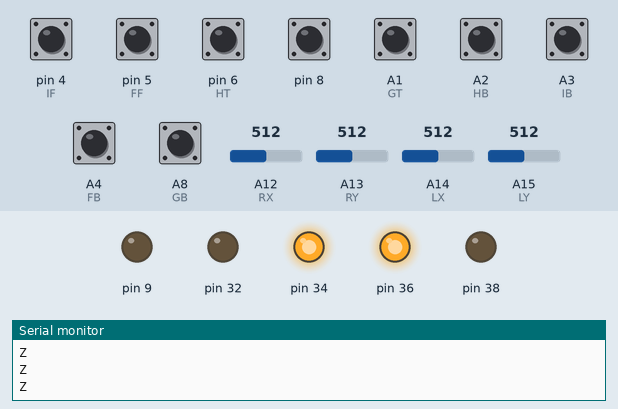
This sketch was run on a simulated Arduino Mega 2560, built with avr-gcc and run on an emulated ATmega2560. Parts: output pins drawn as LEDs (lit = HIGH), the last lines printed to the serial monitor. The inputs (shaded band) are chosen by the test bench; at power-on: A1 (GT), A2 (HB), A3 (IB), A4 (FB), A8 (GB), pin 4 (IF), pin 5 (FF), pin 6 (HT), pin 8 HIGH, A12 (RX) = 512, A13 (RY) = 512, A14 (LX) = 512, A15 (LY) = 512.

Above: at 1.2 s.
1.3 s: pin 8 pulled LOW for 0.15 s
At 1.39 s:
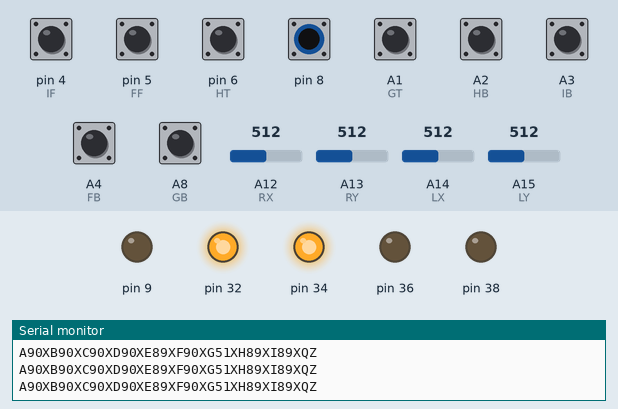
Timing chart, 0 to 4.3 s (numbered marks = the images above; inputs shaded):
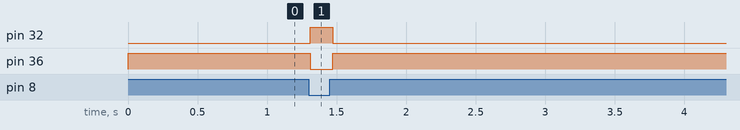

Measured:
- after the input at 1.3 s, pin 32: LOW → HIGH at once, → LOW 0.16 s later; pin 36: HIGH → LOW at once, → HIGH 0.16 s later

The sketch:

Natls_Xmit_15.ino
```cpp
#include <math.h>
static const uint8_t n[] = {A0, A1, A2, A3, A4, A5, A6, A7, A8, A9, A10, A11, A12, A13, A14, A15};
static const uint8_t FF=5;
static const uint8_t FM=3;
static const uint8_t FB=A4;
static const uint8_t IF=4;
static const uint8_t IM=A0;
static const uint8_t IB=A3;
static const uint8_t GT=A1;
static const uint8_t GM=A5;
static const uint8_t GB=A8;
static const uint8_t HT=6;
static const uint8_t HM=2;
static const uint8_t HB=A2;
static const uint8_t TLB=7;
static const uint8_t TLJ=A11;
static const uint8_t LX=A14;
static const uint8_t LY=A15;
static const uint8_t TRB=A9;
static const uint8_t TRJ=A10;
static const uint8_t RX=A12;
static const uint8_t RY=A13;
int A,B,C,D,E,F,G,H,I,a,b,c,d,e,f,g,h,i,q;
int m=0;
int k=15;
int w=2;
unsigned long lir;
unsigned long lhr;
unsigned long lsr;
unsigned long lpr;
unsigned long lfr;
double hd;
double hr;
int s;
int t;
String X="A";
void send()
{
  Serial.print(X+a+"X"+"B"+b+"X"+"C"+c+"X"+"D"+d+"X"+"E"+e+"X"+"F"+f+"X"+"G"+g+"X"+"H"+h+"X"+"I"+i+"XQZ\n");
  if(w!=1)
  {
    digitalWrite(32,HIGH);
    digitalWrite(34,HIGH);
    digitalWrite(36,LOW);
    digitalWrite(38,LOW);
    w=1;
  }
}
void sendx()
{
  Serial.print("Z\n");
  if(w!=0)
  {
    digitalWrite(32,LOW);
    digitalWrite(34,HIGH);
    digitalWrite(36,HIGH);
    digitalWrite(38,LOW);
    w=0;
  }
}
void setup() {
Serial.begin(57600);
for(int r=0;r<=11;r++)
{
  pinMode(n[r],INPUT_PULLUP);
}
for(int r=2;r<=7;r++)
{
  pinMode(r,INPUT_PULLUP);
}
E=511;
F=511;
G=250;
H=511;
I=511;
pinMode(32,OUTPUT);
pinMode(34,OUTPUT);
pinMode(36,OUTPUT);
pinMode(38,OUTPUT);
digitalWrite(34,HIGH);
digitalWrite(32,LOW);
digitalWrite(36,LOW);
digitalWrite(38,LOW);
pinMode(9,OUTPUT);
digitalWrite(9,LOW);
pinMode(8,INPUT_PULLUP);
}
void loop() {
  A=analogRead(LY);
  delay(m);
  A=analogRead(LY)-512;
  B=analogRead(LX);
  delay(m);
  B=analogRead(LX)-531;
  C=analogRead(RY);
  delay(m);
  C=analogRead(RY)-508;
  D=analogRead(RX);
  delay(m);
  D=-analogRead(RX)+508;
  if(A<50 & A>-50) A=0;
  if(B<50 & B>-50) B=0;
  if(C<50 & C>-50) C=0;
  if(D<50 & D>-50) D=0;
  hd=-4068*atan2(C,D)/71;
  hd+=720;
  hd=int(hd)%360;
  hr=71*hd/4068;
  s=sqrt(pow(C,2)+pow(D,2));
  a=s*(-sin(hr)-cos(hr))+B;
  b=s*(-sin(hr)+cos(hr))+B;
  c=s*(sin(hr)+cos(hr))+B;
  d=s*(sin(hr)-cos(hr))+B;
  a=map(a,-512,511,80,100);
  b=map(b,-512,511,80,100);
  c=map(c,-512,511,80,100);
  d=map(d,-512,511,80,100);
  E-=A/50;
  if(lsr<millis()-700) F-=15*(digitalRead(FF)-digitalRead(FB));
  if(lsr<millis()-700) if(lfr<millis()-700) G+=25*(digitalRead(GT)-digitalRead(GB));
  if(lhr<millis()-700) if(lpr<millis()-700) H+=40*(digitalRead(HT)-digitalRead(HB));
  if(lir<millis()-700) if(lpr<millis()-700) I+=15*(digitalRead(IF)-digitalRead(IB));
  if (lpr<millis()-700) if(digitalRead(IF)+digitalRead(IB)==0)
  {
     I=511;
     lir=millis();
  }
  if (lpr<millis()-700) if(digitalRead(HT)+digitalRead(HB)==0)//DOUBLE H
  {
     E=540;
     F=878;
     G=498;
     H=348;
     I=601;
     lhr=millis();
  }
  if(digitalRead(FB)+digitalRead(GT)+digitalRead(GB)==0)//F BACK + DOUBLE G
  {
     E=596;
     F=207;
     G=867;
     H=0;
     I=511;
     lsr=millis();
  }
  if(digitalRead(HT)+digitalRead(HB)+digitalRead(IF)+digitalRead(IB)==0)//FULL RIGHT SIDE
  {
     E=511;
     F=359;
     G=573;
     H=1023;
     I=491;
     lpr=millis();
  }
  if(lsr<millis()-700) if(digitalRead(GT)+digitalRead(GB)==0)//BUCKET FLIP
  {
     E=map(88,17,163,0,1023);
     F=map(88,23,157,0,1023);
     G=map(55,15,165,0,1023);
     H=map(108,15,165,0,1023);
     I=map(91,15,165,0,1023);
     lfr=millis();
  }
  E=constrain(E,0,1023);
  F=constrain(F,0,1023);
  G=constrain(G,0,1023);
  H=constrain(H,0,1023);
  I=constrain(I,0,1023);
  e=map(E,0,1023,17,163);
  f=map(F,0,1023,23,158);
  g=map(G,0,1023,15,165);
  h=map(H,0,1023,15,165);
  i=map(I,0,1023,15,165);
  if(digitalRead(8)==0) send();
  if(digitalRead(8)==1) sendx();
  delay(20);
}
```
